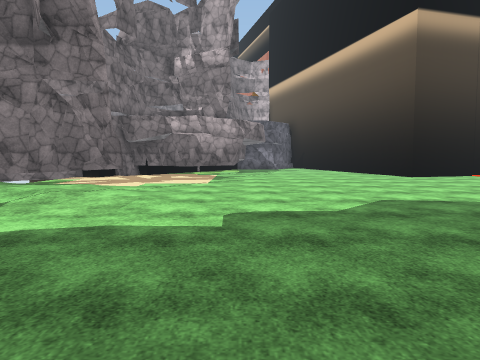
[1] (above)

24 first-person views from a walk through a 3-D level made in the Unity game engine. The camera is 1.4 m above the floor, tilts 4° down and sees 70° across. The floor is counted in squares, 2 m on a side. Each view is taken from the middle of a square. On the plan, view 1 faces up. The plan holds only what a view shows up to about 11 squares ahead; the rest is blank. The place goes on beyond the plan. The player is left out. Some animated figures are not drawn. Some surface patterns are stand-ins.

[2]
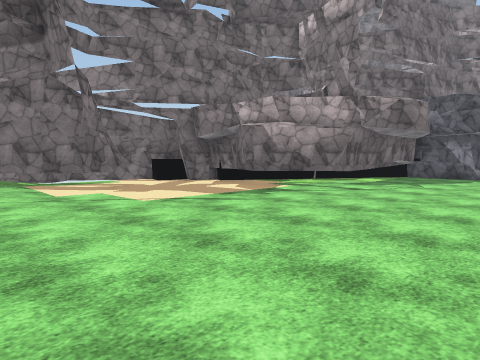

[3]
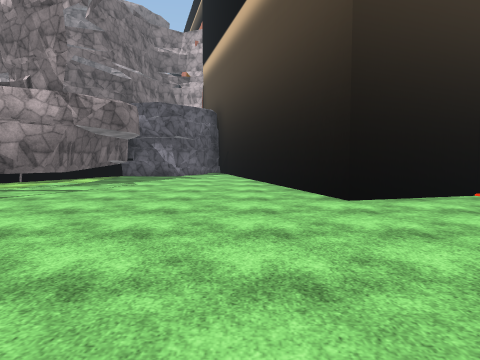

[4]
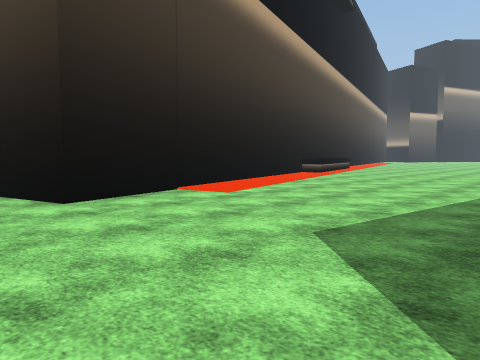

[5]
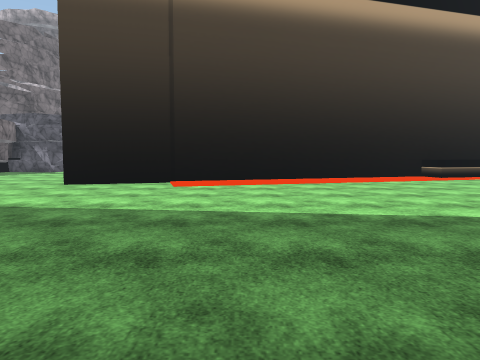

[6]
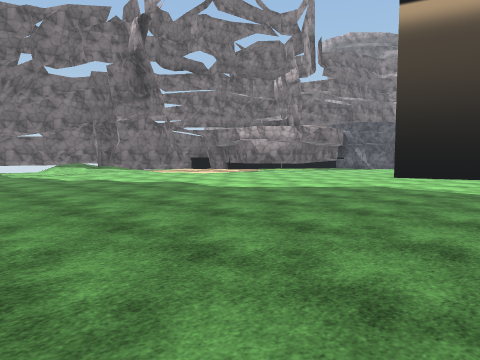

[7]
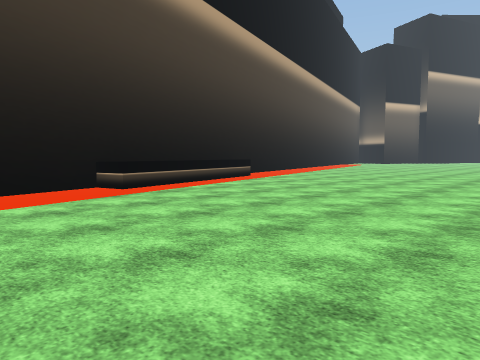

[8]
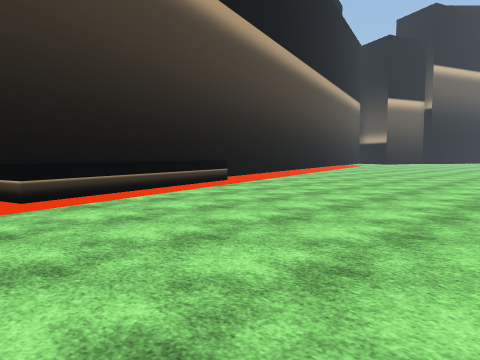

[9]
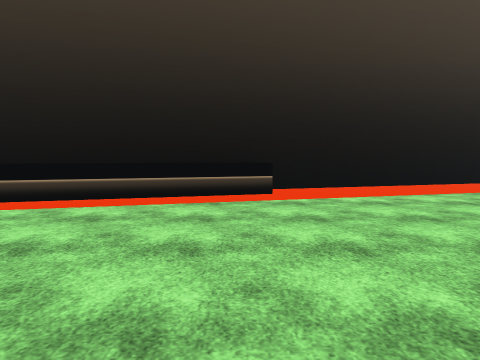

[10]
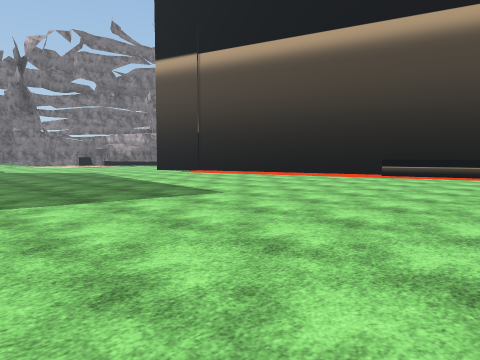

[11]
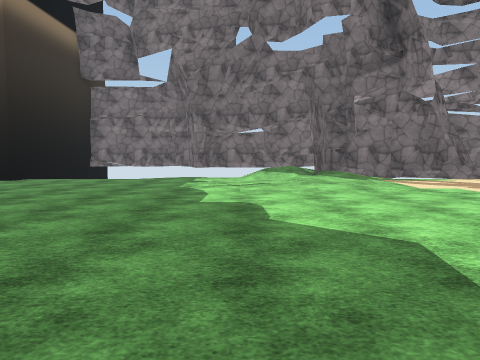

[12]
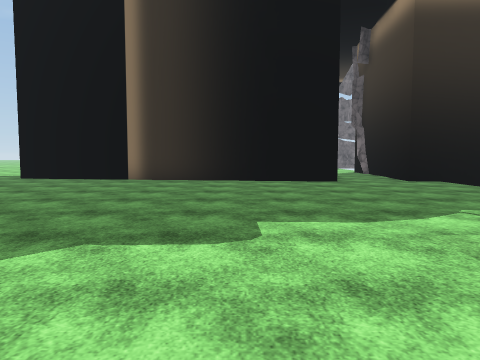

[13]
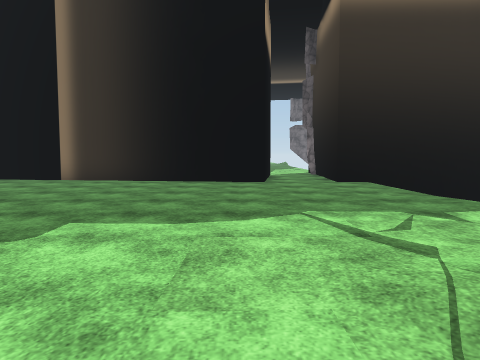

[14]
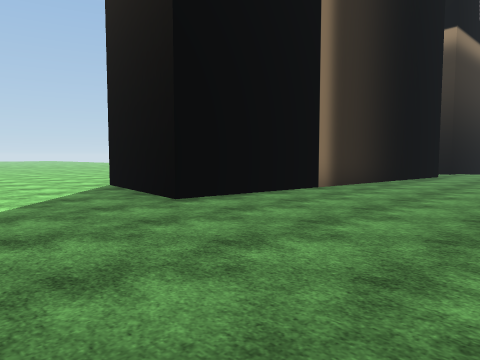

[15]
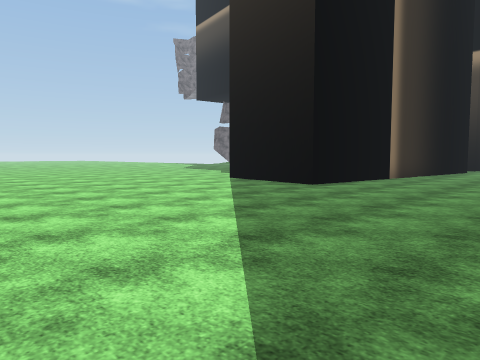

[16]
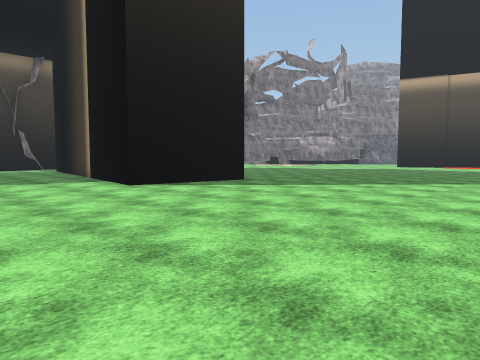

[17]
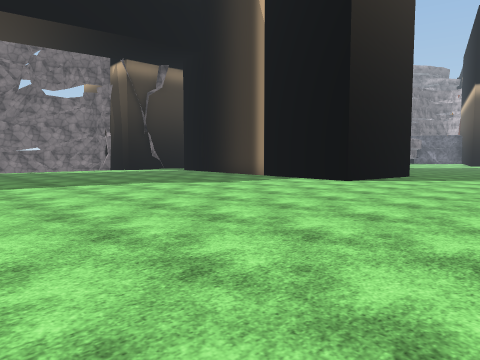

[18]
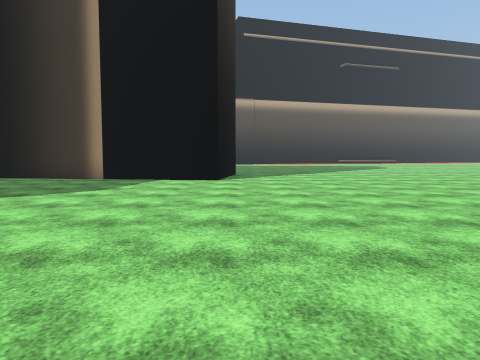

[19]
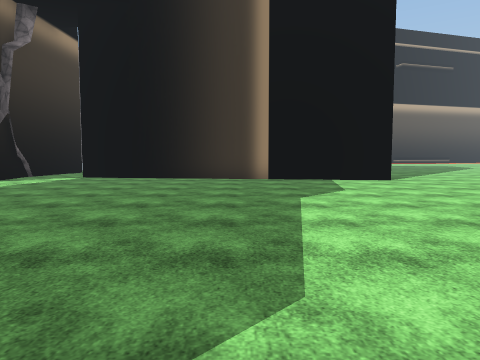

[20]
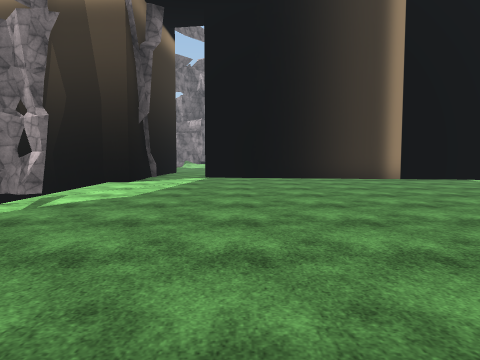

[21]
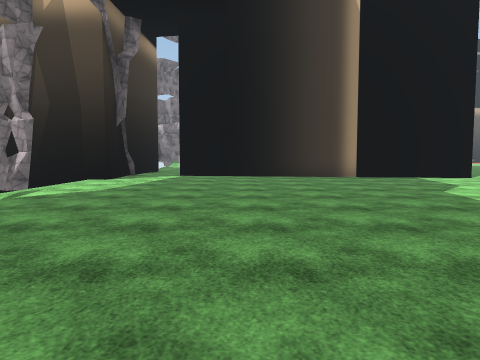

[22]
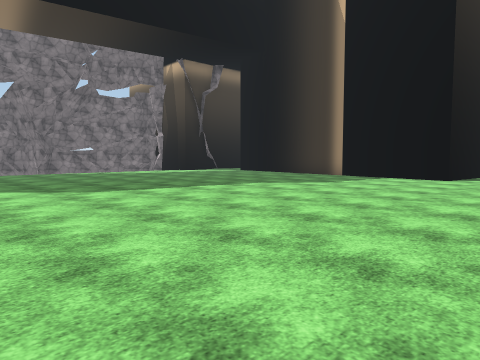

[23]
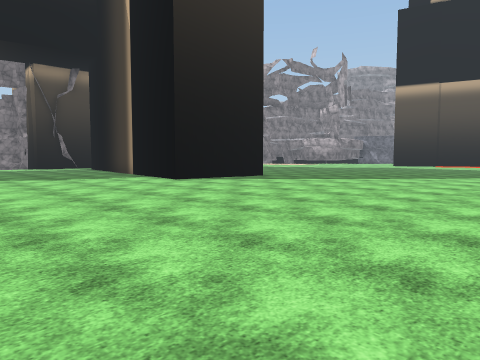

[24]
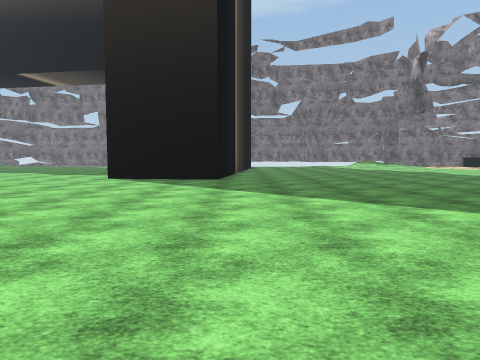

### Floor plan
Points are (right, up) in squares from view 1. A wall is a line through its corners. A room is listed if a view was taken in it or the views show most of it. See-through windows are left out.
Room 1 (views 1, 2, 3, 4, 5, 6, 7, 8, 9, 10, 11, 12, 13, 14, 15, 16, 17, 18, 19, 20, 21, 22, 23, 24)
walls: (-2.7, -2.4) (6.8, -3.7) (6.4, -7.1) (-2.2, -6); (-2.9, -3.9) (-2.7, -2.7); (-4.7, -6.2) (-4.7, -6.7); (-4.9, -5.9) (-5, -7.9) (-6.5, -7.8); (-6.5, -2.4) (-4.7, -2.5) (-4.8, -4.1); (-3.3, 9.6) (-3.9, 9.7); (-3.3, 9.8) (-4.9, 9.3) (-5.3, 8.5) (-6.1, 7.5); (-6, 6.7) (-4.8, 6.1); (-0.4, 13.4) (-2.2, 12.3) (-2.9, 12.7); (21.6, 15.1) (16.2, 13.6) (16, 14.4); (-3, 12.7) (-3.6, 12.6); (-3.7, 12.9) (-4, 11.8); (-4.6, 12.1) (-6.4, 10.6); (1.9, 17.8) (1.4, 18); (1.8, 17.9) (1.3, 18) (0.6, 18.2); (1.5, 17.8) (0.8, 18); (-1.1, 16.4) (-3.4, 12.6) (-3.9, 12.7) (-4.2, 11.9) (-4.5, 12) (-4.7, 11.3) (-5.3, 11.5) (-5.9, 10.9); (0, 17.1) (-0.2, 13.6) (-1.7, 12.3) (-3, 12.7) (-3.4, 12.6); (0.3, 17.5) (0.2, 16.7); (26.6, 17.3) (5.7, 11.4) (4.1, 17.1)
low walls: (1, 17.8) (0.3, 17.9)

Positions as (right, up) in squares from view 1, and headings:
1: (0, 0), facing up
2: (4, 6), facing up-left
3: (4, 6), facing up
4: (4, 6), facing up-right
5: (10, 3), facing up
6: (10, 0), facing up-left
7: (13, 7), facing up-right
8: (15, 8), facing up-right
9: (21, 9), facing up
10: (21, 2), facing up-left
11: (5, 4), facing left
12: (0, 7), facing down
13: (-2, 7), facing down
14: (10, 1), facing down-left
15: (14, 1), facing down-left
16: (14, -11), facing up-left
17: (11, -16), facing up-left
18: (7, -17), facing up
19: (2, -17), facing up
20: (-2, -17), facing up
21: (-1, -18), facing up
22: (9, -18), facing up-left
23: (15, -13), facing up-left
24: (17, -3), facing left
